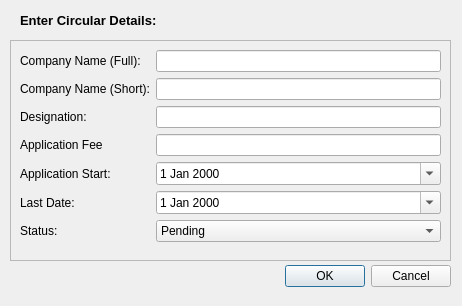
<?xml version="1.0" encoding="UTF-8"?>
<ui version="4.0">
 <class>Dialog</class>
 <widget class="QDialog" name="Dialog">
  <property name="geometry">
   <rect>
    <x>0</x>
    <y>0</y>
    <width>462</width>
    <height>306</height>
   </rect>
  </property>
  <property name="minimumSize">
   <size>
    <width>462</width>
    <height>306</height>
   </size>
  </property>
  <property name="maximumSize">
   <size>
    <width>462</width>
    <height>306</height>
   </size>
  </property>
  <property name="windowTitle">
   <string>Add New Circular</string>
  </property>
  <widget class="QDialogButtonBox" name="buttonBox">
   <property name="geometry">
    <rect>
     <x>110</x>
     <y>260</y>
     <width>341</width>
     <height>32</height>
    </rect>
   </property>
   <property name="minimumSize">
    <size>
     <width>341</width>
     <height>32</height>
    </size>
   </property>
   <property name="orientation">
    <enum>Qt::Horizontal</enum>
   </property>
   <property name="standardButtons">
    <set>QDialogButtonBox::Cancel|QDialogButtonBox::Ok</set>
   </property>
  </widget>
  <widget class="QFrame" name="frame">
   <property name="geometry">
    <rect>
     <x>10</x>
     <y>40</y>
     <width>441</width>
     <height>221</height>
    </rect>
   </property>
   <property name="frameShape">
    <enum>QFrame::StyledPanel</enum>
   </property>
   <property name="frameShadow">
    <enum>QFrame::Raised</enum>
   </property>
   <layout class="QFormLayout" name="formLayout">
    <item row="0" column="0">
     <widget class="QLabel" name="label">
      <property name="text">
       <string>Company Name (Full):</string>
      </property>
     </widget>
    </item>
    <item row="0" column="1">
     <widget class="QLineEdit" name="fullname"/>
    </item>
    <item row="1" column="0">
     <widget class="QLabel" name="label_2">
      <property name="text">
       <string>Company Name (Short):</string>
      </property>
     </widget>
    </item>
    <item row="1" column="1">
     <widget class="QLineEdit" name="shortname"/>
    </item>
    <item row="2" column="0">
     <widget class="QLabel" name="label_3">
      <property name="text">
       <string>Designation:</string>
      </property>
     </widget>
    </item>
    <item row="2" column="1">
     <widget class="QLineEdit" name="designation"/>
    </item>
    <item row="3" column="0">
     <widget class="QLabel" name="label_4">
      <property name="text">
       <string>Application Fee</string>
      </property>
     </widget>
    </item>
    <item row="4" column="0">
     <widget class="QLabel" name="label_5">
      <property name="text">
       <string>Application Start:</string>
      </property>
     </widget>
    </item>
    <item row="4" column="1">
     <widget class="QDateEdit" name="appdate">
      <property name="frame">
       <bool>true</bool>
      </property>
      <property name="calendarPopup">
       <bool>true</bool>
      </property>
     </widget>
    </item>
    <item row="5" column="0">
     <widget class="QLabel" name="label_6">
      <property name="text">
       <string>Last Date:</string>
      </property>
     </widget>
    </item>
    <item row="5" column="1">
     <widget class="QDateEdit" name="lastdate">
      <property name="calendarPopup">
       <bool>true</bool>
      </property>
      <property name="timeSpec">
       <enum>Qt::UTC</enum>
      </property>
     </widget>
    </item>
    <item row="6" column="0">
     <widget class="QLabel" name="label_7">
      <property name="text">
       <string>Status:</string>
      </property>
     </widget>
    </item>
    <item row="6" column="1">
     <widget class="QComboBox" name="statusbox">
      <item>
       <property name="text">
        <string>Pending</string>
       </property>
      </item>
      <item>
       <property name="text">
        <string>Applied</string>
       </property>
      </item>
     </widget>
    </item>
    <item row="3" column="1">
     <widget class="QLineEdit" name="appfee"/>
    </item>
   </layout>
  </widget>
  <widget class="QLabel" name="label_8">
   <property name="geometry">
    <rect>
     <x>20</x>
     <y>10</y>
     <width>401</width>
     <height>21</height>
    </rect>
   </property>
   <property name="font">
    <font>
     <pointsize>10</pointsize>
     <bold>true</bold>
    </font>
   </property>
   <property name="text">
    <string>Enter Circular Details:</string>
   </property>
  </widget>
 </widget>
 <resources/>
 <connections>
  <connection>
   <sender>buttonBox</sender>
   <signal>accepted()</signal>
   <receiver>Dialog</receiver>
   <slot>accept()</slot>
   <hints>
    <hint type="sourcelabel">
     <x>248</x>
     <y>254</y>
    </hint>
    <hint type="destinationlabel">
     <x>157</x>
     <y>274</y>
    </hint>
   </hints>
  </connection>
  <connection>
   <sender>buttonBox</sender>
   <signal>rejected()</signal>
   <receiver>Dialog</receiver>
   <slot>reject()</slot>
   <hints>
    <hint type="sourcelabel">
     <x>316</x>
     <y>260</y>
    </hint>
    <hint type="destinationlabel">
     <x>286</x>
     <y>274</y>
    </hint>
   </hints>
  </connection>
 </connections>
</ui>
